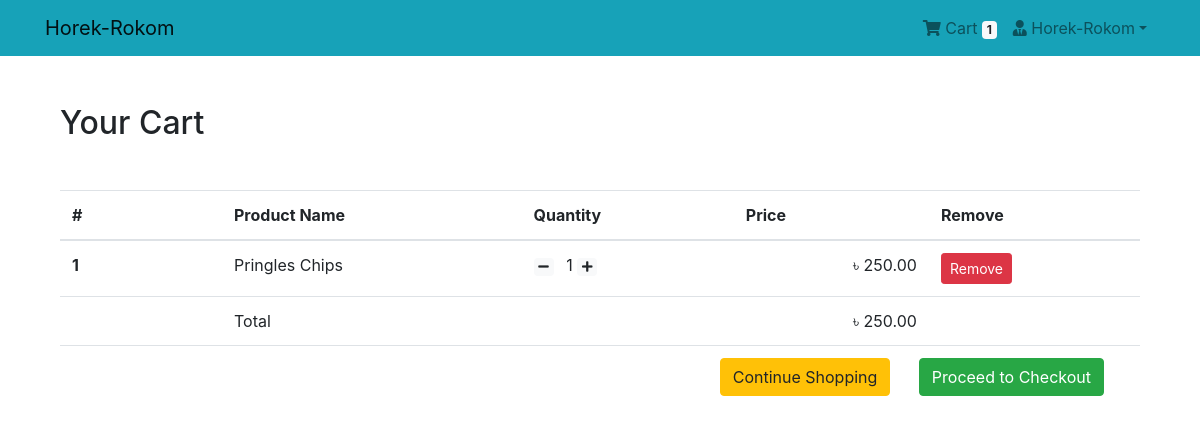
Page /shop/cart/ (signed in) on the committed database.
### App_Login/models.py (models this page shows, shortened)
class User(AbstractBaseUser, PermissionsMixin):
    email = models.EmailField(unique=True, null=False)
    is_staff = models.BooleanField(
        ugettext_lazy('staff status'),
        default=False,
        help_text=ugettext_lazy(
            'Designates whether the user can log in this site'
        )
    )
    is_active = models.BooleanField(
        ugettext_lazy('active'),
        default=True,
        help_text=ugettext_lazy(
            'Designates whether this user should be treated as active. Unselect this instead of deleting accounts'
        )
    )
    USERNAME_FIELD = 'email'
    objects = MyUserManager()

class Profile(models.Model):
    user = models.OneToOneField(
        User, on_delete=models.CASCADE, related_name='profile')
    username = models.CharField(max_length=264, blank=True)
    full_name = models.CharField(max_length=264, blank=True)
    address_1 = models.TextField(max_length=300, blank=True)
    city = models.CharField(max_length=40, blank=True)
    zipcode = models.CharField(max_length=10, blank=True)
    country = models.CharField(max_length=50, blank=True)
    phone = models.CharField(max_length=20, blank=True)
    date_joined = models.DateTimeField(auto_now_add=True)

### App_Order/models.py (models this page shows, shortened)
class Cart(models.Model):
    user=models.ForeignKey(settings.AUTH_USER_MODEL,on_delete=models.CASCADE, related_name="cart")
    item=models.ForeignKey(Product,on_delete=models.CASCADE)
    quantity = models.IntegerField(default=1)
    purchased=models.BooleanField(default=False)
    created=models.DateTimeField(auto_now_add=True) #first bar
    updated=models.DateTimeField(auto_now=True)     #prottek update a
    def get_total(self):
        total=self.item.price*self.quantity
        float_total=format(total,'0.2f')
        return float_total

class Order(models.Model):
    orderitems=models.ManyToManyField(Cart)
    user=models.ForeignKey(settings.AUTH_USER_MODEL,on_delete=models.CASCADE)
    ordered=models.BooleanField(default=False)
    created=models.DateTimeField(auto_now_add=True)
    paymentID=models.CharField(max_length=264,blank=True,null=True)
    orderID=models.CharField(max_length=200,blank=True,null=True)
    def get_totals(self):
        total=0
        for order_item in self.orderitems.all():
            total+= float(order_item.get_total())
        return total

### App_Shop/models.py (models this page shows, shortened)
class Product(models.Model):
    mainimage=models.ImageField(upload_to='Products')
    name=models.CharField(max_length=264)
    category = models.ForeignKey(Category, on_delete=models.CASCADE, related_name='category')
    preview_text=models.TextField(max_length=200,verbose_name='Preview Text')
    detail_text=models.TextField(max_length=1000,verbose_name='Description')
    price=models.FloatField()
    old_price=models.FloatField(default=0.00)
    created=models.DateTimeField(auto_now_add=True)
    class Meta:
        ordering=['-created',] #latest date wise ordering thakbe

### App_Order/views.py (the view)
# urls.py: path('cart/',views.cart_view,name="cart"),
@login_required
def cart_view(request):
    carts=Cart.objects.filter(user=request.user,purchased=False)
    orders=Order.objects.filter(user=request.user,ordered=False)
    if carts.exists() and orders.exists():
        order=orders[0]
        return render(request,'App_Order/cart.htm',context={'carts':carts,'order':order})
    else:
        messages.warning(request,"You don't have any item in your Cart!")
        return redirect("App_Shop:home")

### App_Order/templatetags/cart_tag.py (called while the page is built)
@register.filter
def cart_total(user):
    cart=Cart.objects.filter(user=user,purchased=False)
    if cart.exists():
        return cart.count()
    else:
        return 0

### templates/App_Order/cart.htm
{% extends 'base.htm' %}
{% block body_block %}
<div class="container my-5">
    <div class="my-5">
        <h2>Your Cart</h2>
    </div>
    <table class="table table-hover">
        <thead>
            <tr>
                <th scope="col" width="15%">#</th>
                <th scope="col">Product Name</th>
                <th scope="col">Quantity</th>
                <th scope="col" align="right">Price</th>
                <th scope="col">Remove</th>
            </tr>
        </thead>
        <tbody>
            {% for cart in carts %}
            <tr>
                <th scope="row">{{ forloop.counter }}</th>
                <td>{{ cart.item.name }}</td>
                <td>
                    <a class="mr-2" href="{% url 'App_Order:decrease' pk=cart.item.pk %}"><span class="badge badge-light"><i class="fas fa-minus"></i></span></a>
                    {{ cart.quantity }}
                    <a class="mr-2" href="{% url 'App_Order:increase' pk=cart.item.pk %}"><span class="badge badge-light"><i class="fas fa-plus"></i></span></a>
                </td>
                <td align="right">&#2547; {{cart.get_total}}</td>
                <td><a href="{% url 'App_Order:remove' pk=cart.item.pk %}" class="btn btn-danger btn-sm">Remove</a></td>
            </tr>
            {% endfor %}
            <tr>
                <th scope="row"></th>
                <td colspan="2">Total</td>
                <td align="right">&#2547; {{order.get_totals|floatformat:2 }}</td>
                <td></td>
            </tr>
            <tr>
                <th scope="row"></th>
                <td colspan="4" class="text-right">
                    <a href="{% url 'App_Shop:home' %}" class="btn btn-warning mr-4">Continue Shopping</a>
                    <a href="{% url 'App_Payment:checkout' %}" class="btn btn-success mr-4">Proceed to Checkout</a>
                </td>
            </tr>
        </tbody>
    </table>
</div>
{% endblock %}

### templates/navbar.htm (shortened to what this page needs)
{% load cart_tag %}
<nav class="navbar navbar-expand-lg navbar-light bg-info">
    <div class="container">
        <a class="navbar-brand" href="{% url 'App_Shop:home' %}">Horek-Rokom</a>
        <div class="collapse navbar-collapse" id="navbarNav">
            <ul class="navbar-nav ml-auto">
                {% if request.user.is_authenticated %}
                <li class="nav-item">
                    <a href="{% url 'App_Order:cart' %}" class="nav-link"> <i class="fa fa-shopping-cart"></i> Cart
                        <span class="badge badge-light">{{request.user | cart_total}}</span>
                    </a>
                </li>
                <li class="nav-item dropdown">
                    <a class="nav-link dropdown-toggle" href="#" id="navbarDropdown" role="button" data-toggle="dropdown" aria-haspopup="true" aria-expanded="false">
                        <i class="fas fa-user-tie"></i>
                        {{request.user.profile.username}}</a>
                </li>
                {% else %}
                    <li class="nav-item">
                        <a href="{% url 'App_Login:login' %}" class="btn btn-primary">Login</a>
                    </li>
                {% endif %}
            </ul>
        </div>
    </div>
</nav>

### rows in the picture
User: user|cart_total "1", user.profile.username "Horek-Rokom"
Cart: item.name "Pringles Chips", quantity "1", get_total "250.00"
Order: get_totals "250.00"
